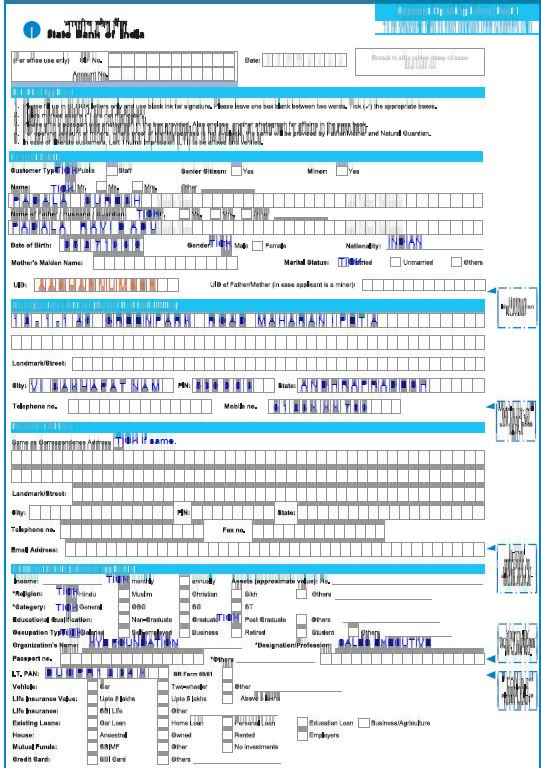
#> input picture Data/result.png, 541 x 768 px
$ python -i checkbox_finder2.py   (imports and definitions only)   (older library calls are emulated)
#> lines starting #> are read from the running program, lines starting #| are printed output that depends on the picture; after the words box and inside, x2 and y2 are one past the last pixel; in counts of white or black regions, pixels touching at a corner belong together
#!/usr/bin/python

# Copyright (c) Microsoft Corporation. All rights reserved.
# Licensed under the MIT License.

import argparse
import math

import cv2
import numpy as np
from matplotlib import pyplot as plt

debug = False


def plt_img(img):
    """
    Quick visualisation of the checked fields.
    :param img:
    :return:
    """
    if (debug):
        plt.figure(figsize=(30, 30))
        plt.imshow(img, 'gray')
        plt.show()


def im_threshold(img):
    """
    Thresholds values of light grey to white. Inverts colours to black page w/ white writing.
    :param img:
    :return:
    """
    # Thresholds light greys to white, and inverses the page to black.
    _, thresh = cv2.threshold(img, 200, 255, cv2.THRESH_BINARY_INV)
    # img = cv2.adaptiveThreshold(img,255,cv2.ADAPTIVE_THRESH_GAUSSIAN_C,\
    #         cv2.THRESH_BINARY,11,2)
    return thresh


def bbox(contours):
    formbox = [999, 999, 0, 0]  # x1, y1, x2, y2
    for cnt in contours:
        minx = cnt[:, 0, 0].min()
        maxx = cnt[:, 0, 0].max()
        miny = cnt[:, 0, 1].min()
        maxy = cnt[:, 0, 1].max()
        if (minx < formbox[0]):
            formbox[0] = minx
        if (miny < formbox[1]):
            formbox[1] = miny
        if (maxx > formbox[2]):
            formbox[2] = maxx
        if (maxy > formbox[3]):
            formbox[3] = maxy
    return formbox


def analyze_form(img):
    """
    Returns the bounding box for the form and relative vectors
    to checkboxes it finds. returns same image with
    :param img: loaded image file
    :return: bounding box based on opencv contours
    """
    # Get Contours
    thresholdimg = im_threshold(img)
    if cv2.getVersionMajor() in [2, 4]:
        contours, _ = cv2.findContours(
            thresholdimg, cv2.RETR_TREE, cv2.CHAIN_APPROX_SIMPLE)
    else:
        _, contours, _ = cv2.findContours(
            thresholdimg, cv2.RETR_TREE, cv2.CHAIN_APPROX_SIMPLE)

    formbox = bbox(contours)
    print(formbox)
    bbox_results = np.array([[[formbox[0], formbox[1]]], [[formbox[2], formbox[1]]], [[formbox[2], formbox[3]]],
                             [[formbox[0], formbox[3]]]])
    cv2.drawContours(img, bbox_results, 0, (0), 2)

    plt_img(img)
    return formbox


# [129 lines left out: functions get_vector, check_find, bb_intersection_over_union, main, not called in this run]


# [2 lines not run here, left out]

>>> import cv2
>>> picture = cv2.imread('../../Data/result.png', cv2.IMREAD_GRAYSCALE)
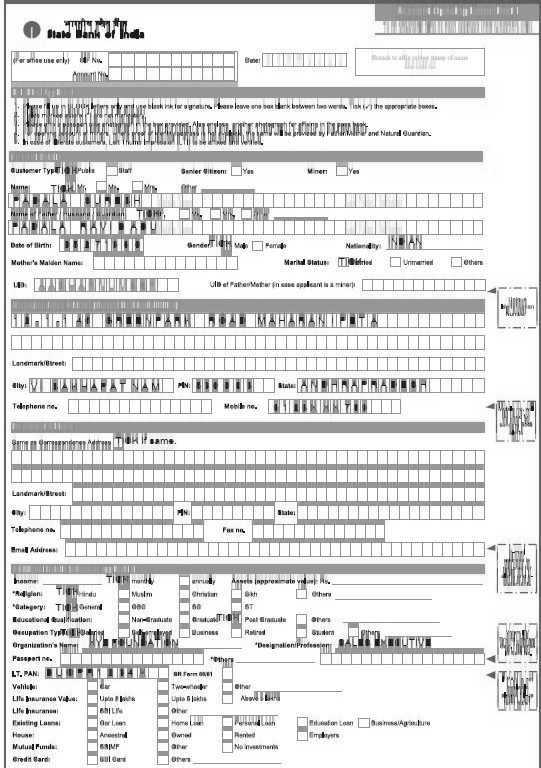
#> picture: shape (768, 541); min 9, max 255, mean 221
>>> result = analyze_form(picture)
#> in im_threshold, `_, thresh = cv2.threshold(img, 200, 255, cv2.THRESH_BINARY_INV)`:
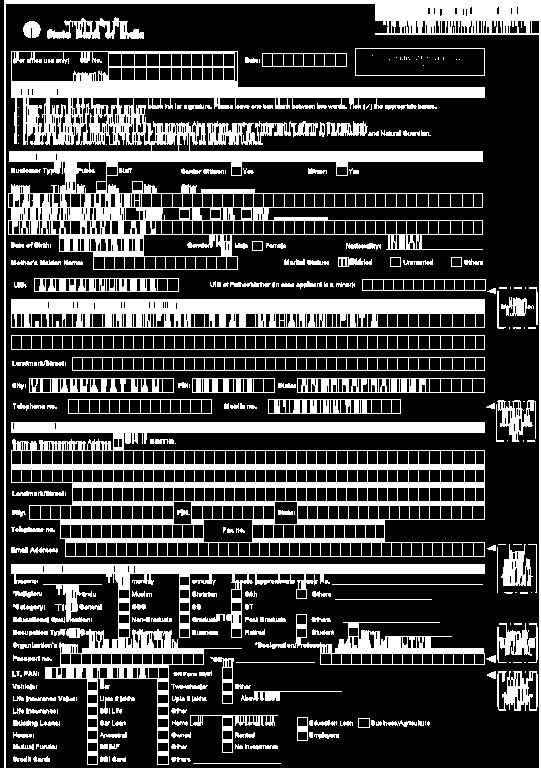
#> thresh: shape (768, 541); 27% white; 302 white regions (102 under 20 px)
#> in analyze_form, `contours, _ = cv2.findContours( thresholdimg, cv2.RETR_TREE, cv2.CHAIN..`: contours = 1548 contours, 432 with area under 20; largest, box (x1, y1, x2, y2) and area: (11, 422, 485, 557) 50100, (8, 51, 485, 270) 50066, (11, 564, 485, 765) 14324, (11, 299, 485, 328) 13244, (4, 0, 541, 768) 8074
#> the loop in bbox, `for cnt in contours:` made 1548 passes
#> (minx, maxx, miny, maxy) on passes 2, 3, 5: (171, 190, 757, 761), (112, 125, 756, 761), (100, 107, 756, 761)
#> after the loop in bbox, `for cnt in contours:`: formbox = [4, 0, 540, 767]
#| [4, 0, 540, 767]
#> in analyze_form, `bbox_results = np.array([[[formbox[0], formbox[1]]], [[formbox[2], for..`: bbox_results = [[4, 0], [540, 0], [540, 767], [4, 767]]
#> in analyze_form, `cv2.drawContours(img, bbox_results, 0, (0), 2)`: img: shape (768, 541); under 0.01% of pixels changed, all inside (x1, y1, x2, y2) = (3, 0, 6, 2)
#> result = [4, 0, 540, 767]
